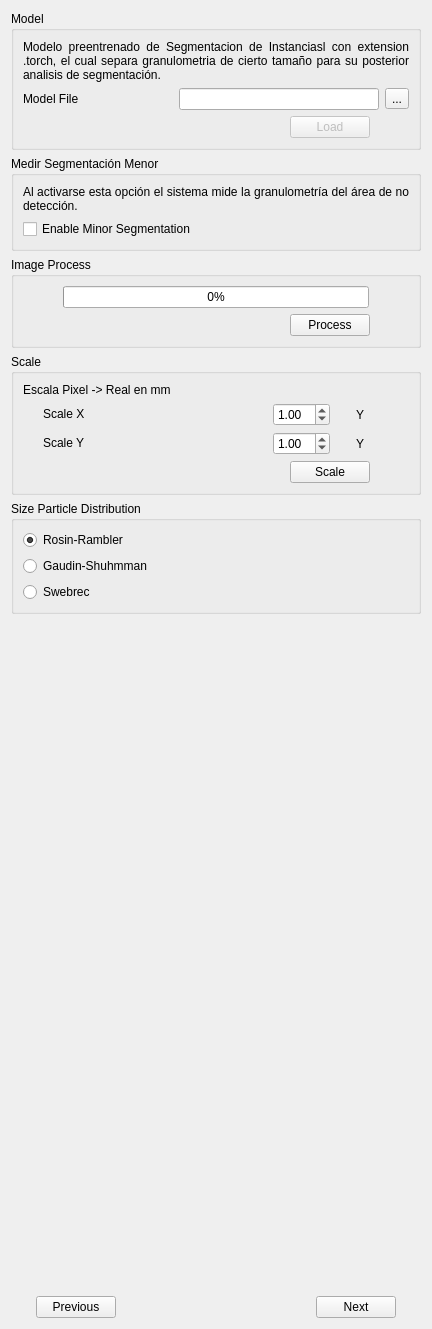
        <widget class="QWidget" name="stackedWidgetPage2">
         <layout class="QVBoxLayout" name="verticalLayout_8">
          <item>
           <widget class="QGroupBox" name="model_groupBox">
            <property name="title">
             <string>Model</string>
            </property>
            <layout class="QVBoxLayout" name="verticalLayout_2">
             <item>
              <widget class="QLabel" name="label_4">
               <property name="sizePolicy">
                <sizepolicy hsizetype="Fixed" vsizetype="Fixed">
                 <horstretch>0</horstretch>
                 <verstretch>0</verstretch>
                </sizepolicy>
               </property>
               <property name="minimumSize">
                <size>
                 <width>0</width>
                 <height>0</height>
                </size>
               </property>
               <property name="maximumSize">
                <size>
                 <width>432</width>
                 <height>93</height>
                </size>
               </property>
               <property name="text">
                <string>&lt;html&gt;&lt;head/&gt;&lt;body&gt;&lt;p&gt;Modelo preentrenado de Segmentacion de Instanciasl con extension .torch, el cual separa granulometria de cierto tamaño para su posterior analisis de segmentación.&lt;/p&gt;&lt;/body&gt;&lt;/html&gt;</string>
               </property>
               <property name="alignment">
                <set>Qt::AlignJustify|Qt::AlignTop</set>
               </property>
               <property name="wordWrap">
                <bool>true</bool>
               </property>
              </widget>
             </item>
             <item>
              <layout class="QHBoxLayout" name="horizontalLayout_6">
               <item>
                <widget class="QLabel" name="label_5">
                 <property name="sizePolicy">
                  <sizepolicy hsizetype="Fixed" vsizetype="Maximum">
                   <horstretch>0</horstretch>
                   <verstretch>0</verstretch>
                  </sizepolicy>
                 </property>
                 <property name="minimumSize">
                  <size>
                   <width>150</width>
                   <height>3</height>
                  </size>
                 </property>
                 <property name="maximumSize">
                  <size>
                   <width>150</width>
                   <height>16777215</height>
                  </size>
                 </property>
                 <property name="text">
                  <string>Model File</string>
                 </property>
                </widget>
               </item>
               <item>
                <widget class="QLineEdit" name="lineEdit_modelpath">
                 <property name="sizePolicy">
                  <sizepolicy hsizetype="Maximum" vsizetype="Fixed">
                   <horstretch>0</horstretch>
                   <verstretch>0</verstretch>
                  </sizepolicy>
                 </property>
                 <property name="minimumSize">
                  <size>
                   <width>200</width>
                   <height>0</height>
                  </size>
                 </property>
                 <property name="maximumSize">
                  <size>
                   <width>200</width>
                   <height>16777215</height>
                  </size>
                 </property>
                </widget>
               </item>
               <item>
                <widget class="QToolButton" name="toolButton_modelpath">
                 <property name="text">
                  <string>...</string>
                 </property>
                </widget>
               </item>
              </layout>
             </item>
             <item>
              <layout class="QHBoxLayout" name="horizontalLayout_7">
               <item>
                <spacer name="horizontalSpacer_7">
                 <property name="orientation">
                  <enum>Qt::Horizontal</enum>
                 </property>
                 <property name="sizeType">
                  <enum>QSizePolicy::Fixed</enum>
                 </property>
                 <property name="sizeHint" stdset="0">
                  <size>
                   <width>229</width>
                   <height>20</height>
                  </size>
                 </property>
                </spacer>
               </item>
               <item>
                <widget class="QPushButton" name="pushButton_loadmodel">
                 <property name="enabled">
                  <bool>false</bool>
                 </property>
                 <property name="sizePolicy">
                  <sizepolicy hsizetype="Fixed" vsizetype="Fixed">
                   <horstretch>0</horstretch>
                   <verstretch>0</verstretch>
                  </sizepolicy>
                 </property>
                 <property name="text">
                  <string>Load</string>
                 </property>
                </widget>
               </item>
              </layout>
             </item>
            </layout>
           </widget>
          </item>
          <item>
           <widget class="QGroupBox" name="minorSegmentation_groupBox">
            <property name="title">
             <string>Medir Segmentación Menor</string>
            </property>
            <layout class="QVBoxLayout" name="verticalLayout_23">
             <item>
              <widget class="QLabel" name="label_24">
               <property name="sizePolicy">
                <sizepolicy hsizetype="Fixed" vsizetype="Fixed">
                 <horstretch>0</horstretch>
                 <verstretch>0</verstretch>
                </sizepolicy>
               </property>
               <property name="minimumSize">
                <size>
                 <width>0</width>
                 <height>0</height>
                </size>
               </property>
               <property name="maximumSize">
                <size>
                 <width>432</width>
                 <height>93</height>
                </size>
               </property>
               <property name="text">
                <string>&lt;html&gt;&lt;head/&gt;&lt;body&gt;&lt;p&gt;Al activarse esta opción el sistema mide la granulometría del área de no detección.&lt;/p&gt;&lt;/body&gt;&lt;/html&gt;</string>
               </property>
               <property name="alignment">
                <set>Qt::AlignJustify|Qt::AlignTop</set>
               </property>
               <property name="wordWrap">
                <bool>true</bool>
               </property>
              </widget>
             </item>
             <item>
              <widget class="QCheckBox" name="checkBox_enableMinorSegm">
               <property name="text">
                <string>Enable Minor Segmentation</string>
               </property>
               <property name="checked">
                <bool>false</bool>
               </property>
               <property name="tristate">
                <bool>false</bool>
               </property>
              </widget>
             </item>
            </layout>
           </widget>
          </item>
          <item>
           <widget class="QGroupBox" name="prcss_groupBox">
            <property name="title">
             <string>Image Process</string>
            </property>
            <layout class="QVBoxLayout" name="verticalLayout_10">
             <item>
              <layout class="QHBoxLayout" name="horizontalLayout_4">
               <item>
                <spacer name="horizontalSpacer_3">
                 <property name="orientation">
                  <enum>Qt::Horizontal</enum>
                 </property>
                 <property name="sizeType">
                  <enum>QSizePolicy::Fixed</enum>
                 </property>
                 <property name="sizeHint" stdset="0">
                  <size>
                   <width>40</width>
                   <height>20</height>
                  </size>
                 </property>
                </spacer>
               </item>
               <item>
                <widget class="QProgressBar" name="progressBar">
                 <property name="value">
                  <number>0</number>
                 </property>
                </widget>
               </item>
               <item>
                <spacer name="horizontalSpacer_2">
                 <property name="orientation">
                  <enum>Qt::Horizontal</enum>
                 </property>
                 <property name="sizeType">
                  <enum>QSizePolicy::Fixed</enum>
                 </property>
                 <property name="sizeHint" stdset="0">
                  <size>
                   <width>40</width>
                   <height>20</height>
                  </size>
                 </property>
                </spacer>
               </item>
              </layout>
             </item>
             <item>
              <layout class="QHBoxLayout" name="horizontalLayout_5">
               <item>
                <spacer name="horizontalSpacer_12">
                 <property name="orientation">
                  <enum>Qt::Horizontal</enum>
                 </property>
                 <property name="sizeType">
                  <enum>QSizePolicy::Fixed</enum>
                 </property>
                 <property name="sizeHint" stdset="0">
                  <size>
                   <width>229</width>
                   <height>20</height>
                  </size>
                 </property>
                </spacer>
               </item>
               <item>
                <widget class="QPushButton" name="pushButton_process">
                 <property name="sizePolicy">
                  <sizepolicy hsizetype="Fixed" vsizetype="Fixed">
                   <horstretch>0</horstretch>
                   <verstretch>0</verstretch>
                  </sizepolicy>
                 </property>
                 <property name="text">
                  <string>Process</string>
                 </property>
                </widget>
               </item>
              </layout>
             </item>
            </layout>
           </widget>
          </item>
          <item>
           <widget class="QGroupBox" name="scale_groupBox">
            <property name="title">
             <string>Scale</string>
            </property>
            <layout class="QVBoxLayout" name="verticalLayout_9">
             <item>
              <widget class="QLabel" name="label_6">
               <property name="sizePolicy">
                <sizepolicy hsizetype="Fixed" vsizetype="Fixed">
                 <horstretch>0</horstretch>
                 <verstretch>0</verstretch>
                </sizepolicy>
               </property>
               <property name="minimumSize">
                <size>
                 <width>0</width>
                 <height>0</height>
                </size>
               </property>
               <property name="maximumSize">
                <size>
                 <width>432</width>
                 <height>93</height>
                </size>
               </property>
               <property name="text">
                <string>&lt;html&gt;&lt;head/&gt;&lt;body&gt;&lt;p&gt;Escala Pixel -&amp;gt; Real en mm&lt;/p&gt;&lt;/body&gt;&lt;/html&gt;</string>
               </property>
               <property name="alignment">
                <set>Qt::AlignJustify|Qt::AlignTop</set>
               </property>
               <property name="wordWrap">
                <bool>true</bool>
               </property>
              </widget>
             </item>
             <item>
              <layout class="QHBoxLayout" name="horizontalLayout_15">
               <item>
                <widget class="QLabel" name="label_xscale_5">
                 <property name="enabled">
                  <bool>true</bool>
                 </property>
                 <property name="sizePolicy">
                  <sizepolicy hsizetype="Minimum" vsizetype="Maximum">
                   <horstretch>0</horstretch>
                   <verstretch>0</verstretch>
                  </sizepolicy>
                 </property>
                 <property name="minimumSize">
                  <size>
                   <width>150</width>
                   <height>3</height>
                  </size>
                 </property>
                 <property name="maximumSize">
                  <size>
                   <width>100</width>
                   <height>16777215</height>
                  </size>
                 </property>
                 <property name="text">
                  <string>Scale X</string>
                 </property>
                </widget>
               </item>
               <item>
                <spacer name="horizontalSpacer_16">
                 <property name="orientation">
                  <enum>Qt::Horizontal</enum>
                 </property>
                 <property name="sizeType">
                  <enum>QSizePolicy::Fixed</enum>
                 </property>
                 <property name="sizeHint" stdset="0">
                  <size>
                   <width>54</width>
                   <height>20</height>
                  </size>
                 </property>
                </spacer>
               </item>
               <item>
                <widget class="QDoubleSpinBox" name="doubleSpinBox_xscale">
                 <property name="enabled">
                  <bool>true</bool>
                 </property>
                 <property name="sizePolicy">
                  <sizepolicy hsizetype="Fixed" vsizetype="Fixed">
                   <horstretch>0</horstretch>
                   <verstretch>0</verstretch>
                  </sizepolicy>
                 </property>
                 <property name="minimumSize">
                  <size>
                   <width>50</width>
                   <height>0</height>
                  </size>
                 </property>
                 <property name="value">
                  <double>1.000000000000000</double>
                 </property>
                </widget>
               </item>
               <item>
                <widget class="QLabel" name="label_15">
                 <property name="enabled">
                  <bool>true</bool>
                 </property>
                 <property name="sizePolicy">
                  <sizepolicy hsizetype="Fixed" vsizetype="Preferred">
                   <horstretch>0</horstretch>
                   <verstretch>0</verstretch>
                  </sizepolicy>
                 </property>
                 <property name="text">
                  <string>Y</string>
                 </property>
                </widget>
               </item>
               <item>
                <spacer name="horizontalSpacer_17">
                 <property name="orientation">
                  <enum>Qt::Horizontal</enum>
                 </property>
                 <property name="sizeType">
                  <enum>QSizePolicy::Fixed</enum>
                 </property>
                 <property name="sizeHint" stdset="0">
                  <size>
                   <width>25</width>
                   <height>20</height>
                  </size>
                 </property>
                </spacer>
               </item>
              </layout>
             </item>
             <item>
              <layout class="QHBoxLayout" name="horizontalLayout_18">
               <item>
                <widget class="QLabel" name="label_xscale_6">
                 <property name="enabled">
                  <bool>true</bool>
                 </property>
                 <property name="sizePolicy">
                  <sizepolicy hsizetype="Minimum" vsizetype="Maximum">
                   <horstretch>0</horstretch>
                   <verstretch>0</verstretch>
                  </sizepolicy>
                 </property>
                 <property name="minimumSize">
                  <size>
                   <width>150</width>
                   <height>3</height>
                  </size>
                 </property>
                 <property name="maximumSize">
                  <size>
                   <width>100</width>
                   <height>16777215</height>
                  </size>
                 </property>
                 <property name="text">
                  <string>Scale Y</string>
                 </property>
                </widget>
               </item>
               <item>
                <spacer name="horizontalSpacer_18">
                 <property name="orientation">
                  <enum>Qt::Horizontal</enum>
                 </property>
                 <property name="sizeType">
                  <enum>QSizePolicy::Fixed</enum>
                 </property>
                 <property name="sizeHint" stdset="0">
                  <size>
                   <width>54</width>
                   <height>20</height>
                  </size>
                 </property>
                </spacer>
               </item>
               <item>
                <widget class="QDoubleSpinBox" name="doubleSpinBox_yscale">
                 <property name="enabled">
                  <bool>true</bool>
                 </property>
                 <property name="sizePolicy">
                  <sizepolicy hsizetype="Fixed" vsizetype="Fixed">
                   <horstretch>0</horstretch>
                   <verstretch>0</verstretch>
                  </sizepolicy>
                 </property>
                 <property name="minimumSize">
                  <size>
                   <width>50</width>
                   <height>0</height>
                  </size>
                 </property>
                 <property name="value">
                  <double>1.000000000000000</double>
                 </property>
                </widget>
               </item>
               <item>
                <widget class="QLabel" name="label_16">
                 <property name="enabled">
                  <bool>true</bool>
                 </property>
                 <property name="sizePolicy">
                  <sizepolicy hsizetype="Fixed" vsizetype="Preferred">
                   <horstretch>0</horstretch>
                   <verstretch>0</verstretch>
                  </sizepolicy>
                 </property>
                 <property name="text">
                  <string>Y</string>
                 </property>
                </widget>
               </item>
               <item>
                <spacer name="horizontalSpacer_23">
                 <property name="orientation">
                  <enum>Qt::Horizontal</enum>
                 </property>
                 <property name="sizeType">
                  <enum>QSizePolicy::Fixed</enum>
                 </property>
                 <property name="sizeHint" stdset="0">
                  <size>
                   <width>25</width>
                   <height>20</height>
                  </size>
                 </property>
                </spacer>
               </item>
              </layout>
             </item>
             <item>
              <layout class="QHBoxLayout" name="horizontalLayout_14">
               <item>
                <spacer name="horizontalSpacer_15">
                 <property name="orientation">
                  <enum>Qt::Horizontal</enum>
                 </property>
                 <property name="sizeType">
                  <enum>QSizePolicy::Fixed</enum>
                 </property>
                 <property name="sizeHint" stdset="0">
                  <size>
                   <width>229</width>
                   <height>20</height>
                  </size>
                 </property>
                </spacer>
               </item>
               <item>
                <widget class="QPushButton" name="pushButton_scale">
                 <property name="sizePolicy">
                  <sizepolicy hsizetype="Fixed" vsizetype="Fixed">
                   <horstretch>0</horstretch>
                   <verstretch>0</verstretch>
                  </sizepolicy>
                 </property>
                 <property name="text">
                  <string>Scale</string>
                 </property>
                </widget>
               </item>
              </layout>
             </item>
            </layout>
           </widget>
          </item>
          <item>
           <widget class="QGroupBox" name="SPD_groupBox">
            <property name="title">
             <string>Size Particle Distribution</string>
            </property>
            <layout class="QVBoxLayout" name="verticalLayout_11">
             <item>
              <layout class="QVBoxLayout" name="verticalLayout_15">
               <item>
                <widget class="QRadioButton" name="radioButton_rr">
                 <property name="text">
                  <string>Rosin-Rambler</string>
                 </property>
                 <property name="checked">
                  <bool>true</bool>
                 </property>
                </widget>
               </item>
               <item>
                <widget class="QRadioButton" name="radioButton_gs">
                 <property name="text">
                  <string>Gaudin-Shuhmman</string>
                 </property>
                </widget>
               </item>
               <item>
                <widget class="QRadioButton" name="radioButton_sw">
                 <property name="text">
                  <string>Swebrec</string>
                 </property>
                </widget>
               </item>
              </layout>
             </item>
            </layout>
           </widget>
          </item>
          <item>
           <spacer name="verticalSpacer_2">
            <property name="orientation">
             <enum>Qt::Vertical</enum>
            </property>
            <property name="sizeHint" stdset="0">
             <size>
              <width>20</width>
              <height>676</height>
             </size>
            </property>
           </spacer>
          </item>
          <item>
           <layout class="QHBoxLayout" name="horizontalLayout_19">
            <item>
             <widget class="QPushButton" name="pushButton_prev">
              <property name="sizePolicy">
               <sizepolicy hsizetype="Fixed" vsizetype="Fixed">
                <horstretch>0</horstretch>
                <verstretch>0</verstretch>
               </sizepolicy>
              </property>
              <property name="text">
               <string>Previous</string>
              </property>
             </widget>
            </item>
            <item>
             <spacer name="horizontalSpacer_24">
              <property name="orientation">
               <enum>Qt::Horizontal</enum>
              </property>
              <property name="sizeType">
               <enum>QSizePolicy::Fixed</enum>
              </property>
              <property name="sizeHint" stdset="0">
               <size>
                <width>169</width>
                <height>20</height>
               </size>
              </property>
             </spacer>
            </item>
            <item>
             <widget class="QPushButton" name="pushButton_next2">
              <property name="sizePolicy">
               <sizepolicy hsizetype="Fixed" vsizetype="Fixed">
                <horstretch>0</horstretch>
                <verstretch>0</verstretch>
               </sizepolicy>
              </property>
              <property name="text">
               <string>Next</string>
              </property>
             </widget>
            </item>
           </layout>
          </item>
         </layout>
        </widget>
